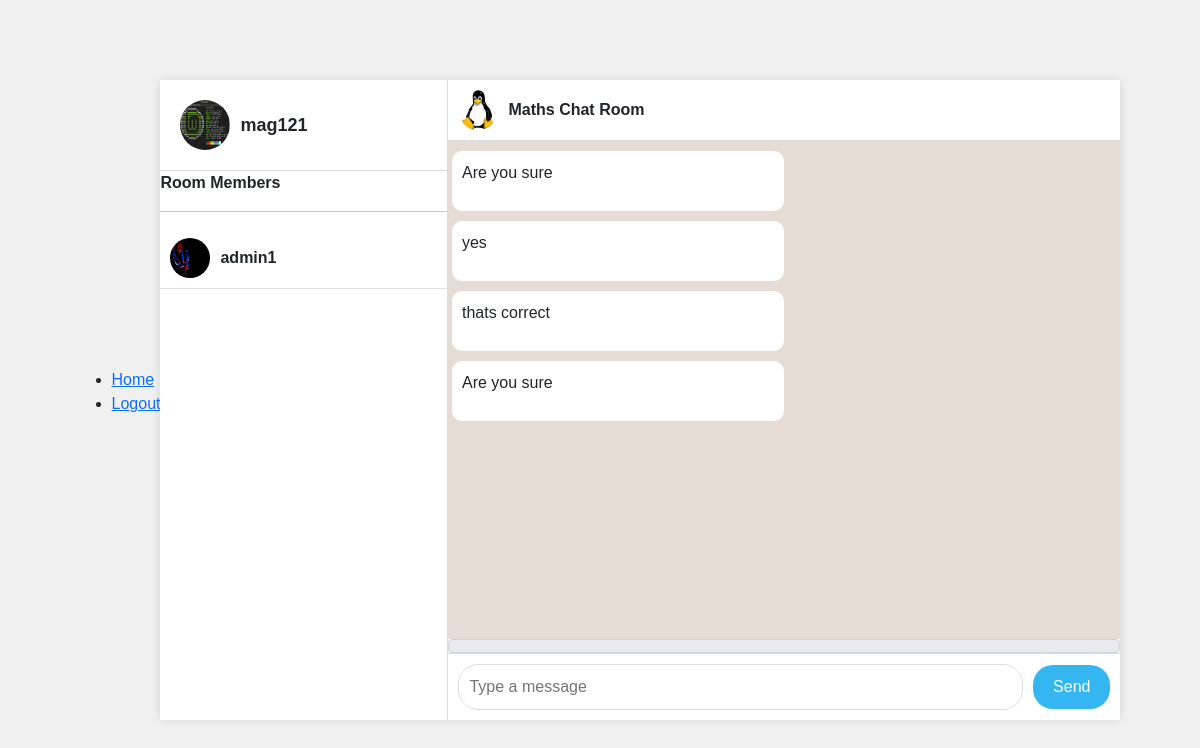
The app's page /chat/Maths (signed in) with its own data.
### chatapp/models.py (models this page shows, shortened)
class Profile(models.Model):
    pID = ShortUUIDField(primary_key=True, unique=True, editable=False)
    user = models.OneToOneField(User, on_delete=models.CASCADE)
    first_name = models.CharField(max_length=30, blank=True)
    last_name = models.CharField(max_length=30, blank=True)
    avatar = ResizedImageField(quality=70, upload_to='media/profile', blank=True, null=True)

class Room(models.Model):
    room_name = models.CharField(max_length=150, unique=True, primary_key=True)
    avatar = ResizedImageField(quality=70, upload_to='media/room', blank=True, null=True)
    members = models.ManyToManyField(Profile, blank=True)
    created_at = models.DateTimeField(auto_now_add=True)

class RoomChat(models.Model):
    mID = ShortUUIDField(primary_key=True, unique=True, editable=False)
    room = models.ForeignKey(Room, on_delete=models.CASCADE)
    author = models.ForeignKey(Profile, on_delete=models.SET_NULL, null=True)
    content = models.CharField(max_length=300, blank=False)
    image = ResizedImageField(blank=True, null=True, quality=70, upload_to="media/chats/images")
    file = models.FileField(blank=True, null=True, upload_to='media/chats/files')
    created_at = models.DateTimeField(auto_now_add=True)

### chatapp/views.py (the view)
# urls.py: path('chat/<str:pk>', views.chat, name='chat'),
@login_required(login_url='signin')
def chat(request, pk):
    room = Room.objects.get(room_name=pk)
    members = room.members.all()
    chats = RoomChat.objects.filter(room=room)
    context = {
        "room": room,
        "chats": chats,
        "members": members,
        "user": request.user,
        }
    if request.user.profile in members:
        return render(request, 'chat.html', context)
    else:
        return redirect('home')

### chatapp/templates/chat.html (shortened to what this page needs)
{% extends 'base.html' %}
{% load static %}
{% block content %}
<link rel="stylesheet" href="{% static 'styles.css' %}">
<div class="app-container">
    <div class="sidebar">
        <div class="profile-section">
            {% if user.profile.avatar %}
            <img src="{{ user.profile.avatar.url }}" alt="Profile" class="profile-pic">
            {% endif %}
            <span class="username">{{ user.username }}</span>
        </div>
        <div class="chat-list">
            <p><strong>Room Members</strong></p>
            <hr>
            {%for m in members %}
            {% if m != request.user.profile %}
            <div class="chat-item">
                {% if m.avatar %}
                <img src="{{ m.avatar.url }}" alt="Contact" class="contact-pic">
                {% endif %}
                <div class="chat-info">
                    <span class="contact-name">{{ m.user.username }} </span>
                </div>
            </div>
            {% endif %}
            {% endfor %}
        </div>
    </div>
    <div class="chat-window">
        <div class="chat-header">
            {% if room.avatar %}
            <img src="{{ room.avatar.url }}" alt="Contact" class="contact-pic">
            {% endif %}
            <span class="contact-name">{{ room.room_name }} Chat Room</span>
        </div>
        {% include 'partial.html' %}
        <form id="demo_form" enctype="multipart/form-data">
            <span class="input-group-text attach_btn">
            </span>
            <div class="message-input">
                <input id="content" name="content" type="text" placeholder="Type a message" id="content" required>
                <button type="submit">Send</button>
            </div>
        </form>
    </div>
</div>
{% endblock %}

### chatapp/templates/partial.html (shortened to what this page needs)
<div id="test" class="chat-messages">
    {% for chat in chats %}
    {% if chat.author == user.profile %}
    <div class="message sent">
        <p>{{ chat.content }}</p>
    </div>
    {% else %}
    <div class="message received">
        <p>{{ chat.content }}</p>
    </div>
    {% endif %}
    {% endfor %}
</div>

### chatapp/static/styles.css (style rules this page uses)
body { margin: 0; font-family: Arial, sans-serif; display: flex; justify-content: center; align-items: center; height: 100vh; background-color: #f0f0f0; }
.app-container { display: flex; width: 80%; height: 80vh; box-shadow: 0 0 10px rgba(0, 0, 0, 0.1); background-color: #fff; }
.sidebar { width: 30%; border-right: 1px solid #ddd; display: flex; flex-direction: column; }
.profile-section { padding: 20px; display: flex; align-items: center; border-bottom: 1px solid #ddd; }
.profile-pic { width: 50px; height: 50px; border-radius: 50%; margin-right: 10px; }
.username { font-size: 18px; font-weight: bold; }
.chat-list { flex: 1; overflow-y: auto; }
.chat-item { padding: 10px; display: flex; align-items: center; border-bottom: 1px solid #ddd; cursor: pointer; }
.contact-pic { width: 40px; height: 40px; border-radius: 50%; margin-right: 10px; }
.chat-info { flex: 1; }
.contact-name { font-size: 16px; font-weight: bold; }
.chat-window { flex: 1; display: flex; flex-direction: column; }
.chat-header { padding: 10px; display: flex; align-items: center; border-bottom: 1px solid #ddd; }
.chat-messages { flex: 1; padding: 10px; overflow-y: auto; background-color: #e5ddd5; }
.message { max-width: 60%; margin-bottom: 10px; padding: 10px; border-radius: 10px; }
.message.received { background-color: #fff; align-self: flex-start; margin-left: -1%; margin-right: 50%; }
.message-input { display: flex; align-items: center; padding: 10px; border-top: 1px solid #ddd; }
.message-input input { flex: 1; padding: 10px; border: 1px solid #ddd; border-radius: 20px; margin-right: 10px; }
.message-input button { padding: 10px 20px; border: none; background-color: #34b7f1; color: #fff; border-radius: 20px; cursor: pointer; }

### records on screen
Profile: avatar (picture), user.username "admin1"
Room: avatar (picture), room_name "Maths"
RoomChat: content "Are you sure"
RoomChat: content "yes"
RoomChat: content "thats correct"
RoomChat: content "Are you sure"

### other values on screen
{{ user.username }} "mag121"
